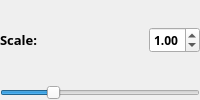
          <widget class="QWidget" name="scaleX_container" native="true">
           <layout class="QVBoxLayout" name="scaleX_verticalLayout">
            <property name="spacing">
             <number>4</number>
            </property>
            <property name="leftMargin">
             <number>0</number>
            </property>
            <property name="topMargin">
             <number>0</number>
            </property>
            <property name="rightMargin">
             <number>0</number>
            </property>
            <property name="bottomMargin">
             <number>0</number>
            </property>
            <item>
             <widget class="QWidget" name="scaleX_topContainer" native="true">
              <layout class="QHBoxLayout" name="scaleX_top_horizontalLayout">
               <property name="leftMargin">
                <number>0</number>
               </property>
               <property name="topMargin">
                <number>0</number>
               </property>
               <property name="rightMargin">
                <number>0</number>
               </property>
               <property name="bottomMargin">
                <number>0</number>
               </property>
               <item>
                <widget class="QLabel" name="scaleX_label">
                 <property name="sizePolicy">
                  <sizepolicy hsizetype="Expanding" vsizetype="Fixed">
                   <horstretch>0</horstretch>
                   <verstretch>0</verstretch>
                  </sizepolicy>
                 </property>
                 <property name="font">
                  <font>
                   <family>Segoe UI Semibold</family>
                   <pointsize>10</pointsize>
                   <weight>75</weight>
                   <bold>true</bold>
                  </font>
                 </property>
                 <property name="styleSheet">
                  <string notr="true"/>
                 </property>
                 <property name="text">
                  <string>Scale:</string>
                 </property>
                 <property name="alignment">
                  <set>Qt::AlignLeading|Qt::AlignLeft|Qt::AlignTop</set>
                 </property>
                 <property name="margin">
                  <number>0</number>
                 </property>
                </widget>
               </item>
               <item>
                <widget class="QDoubleSpinBox" name="scaleX_spinBox">
                 <property name="font">
                  <font>
                   <family>Segoe UI Semibold</family>
                   <pointsize>9</pointsize>
                   <weight>75</weight>
                   <bold>true</bold>
                  </font>
                 </property>
                 <property name="styleSheet">
                  <string notr="true"/>
                 </property>
                 <property name="frame">
                  <bool>true</bool>
                 </property>
                 <property name="maximum">
                  <double>4.000000000000000</double>
                 </property>
                 <property name="singleStep">
                  <double>0.010000000000000</double>
                 </property>
                 <property name="value">
                  <double>1.000000000000000</double>
                 </property>
                </widget>
               </item>
              </layout>
             </widget>
            </item>
            <item>
             <widget class="QSlider" name="scaleX_slider">
              <property name="minimum">
               <number>0</number>
              </property>
              <property name="maximum">
               <number>400</number>
              </property>
              <property name="value">
               <number>100</number>
              </property>
              <property name="orientation">
               <enum>Qt::Horizontal</enum>
              </property>
             </widget>
            </item>
           </layout>
          </widget>
